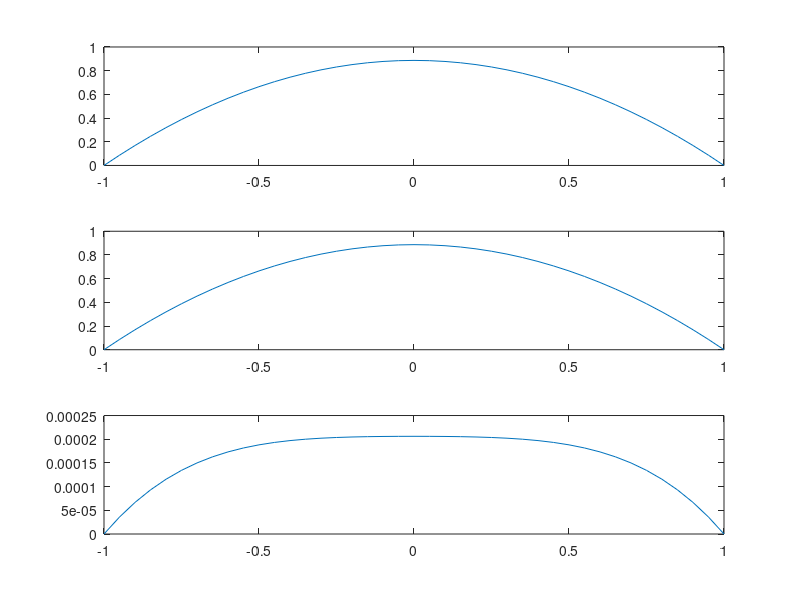

Source code (MATLAB):
%% 时间-空间中心差分求解
clc;clear;close all;
%预设
J=40;h=0.05;
sita=0.0012;
x=[-1:h:1];
N=100;
U0=zeros(1,J+1);
U1=U0;UE=U0;
U0=1-x.^2;
A=diag(ones(J-2,1),1)-2*diag(ones(J-1,1))+diag(ones(J-2,1),-1);
lambda=sita/(h^2);
c=1;
I=diag(ones(J-1,1));
%% 迭代
for i=1:N
    t=i*sita;
    for j=2:J
        U1(j)=U0(j)+lambda*(U0(j+1)-2*U0(j)+U0(j-1))+exp(-t)*(1+x(j)^2)*sita;     
    end
%     U1(2:end-1)=(diag(ones(J-1,1))+c*lambda*A)*U0(2:end-1)'+exp(-t)*(I+x(2:end-1).^2);
    U0=U1;U1=U1.*0;
    UE=exp(-t)*(1-x.^2);   
end
subplot(3,1,1)
plot(x,U0)
subplot(3,1,2)
plot(x,UE)
subplot(3,1,3)
plot(x,abs(U0-UE))





